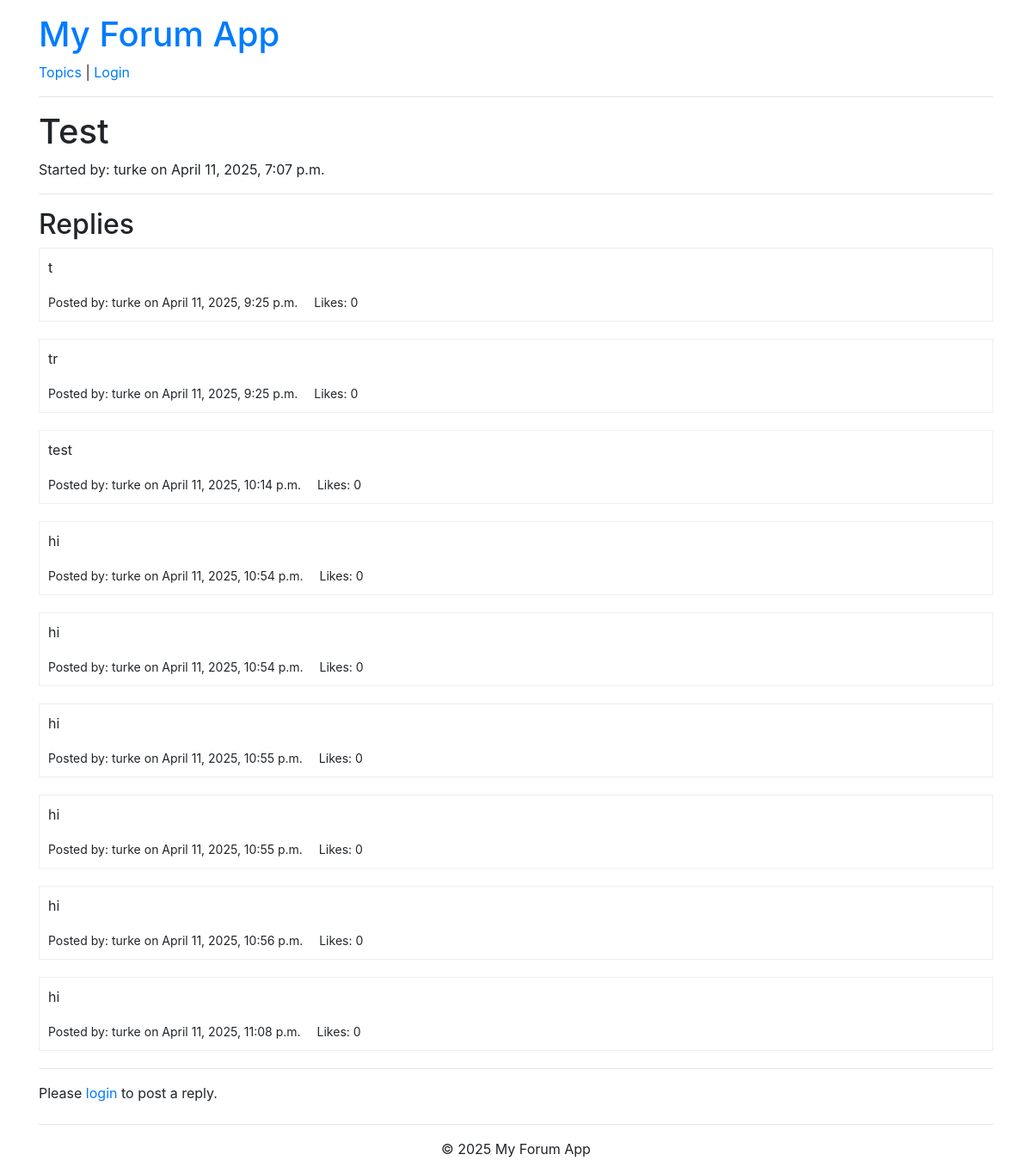
Page /topic/1/ on the earlier database version.
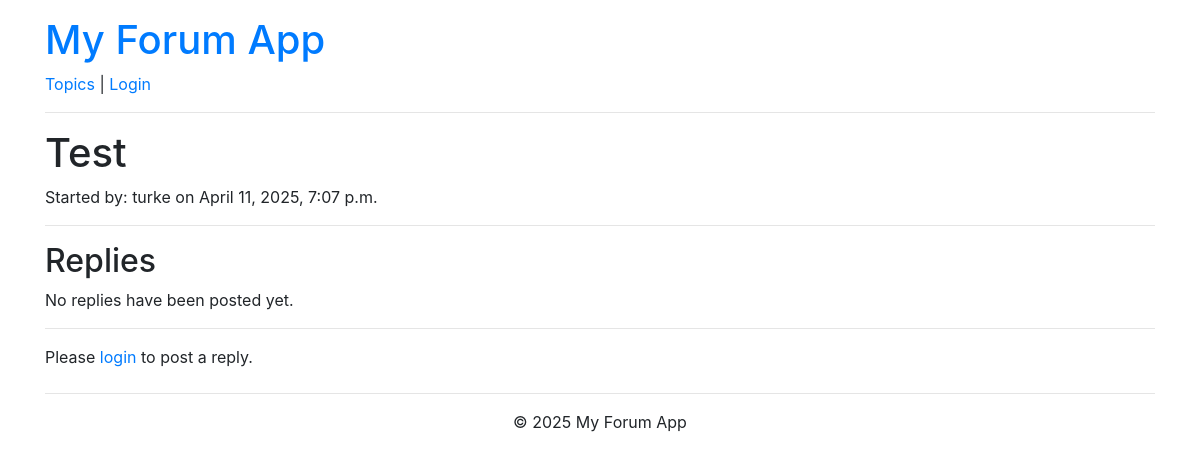
Same page on the later database version.
### posts/models.py (models this page shows, shortened)
class Topic(models.Model):
    title = models.CharField(max_length=200) # text, max 200 chars
    author = models.ForeignKey(User, related_name='topics', on_delete=models.CASCADE) # link to user who created (delete topic if user deleted)
    created_at = models.DateTimeField(auto_now_add=True) # record creation time auto (once)
    updated_at = models.DateTimeField(auto_now=True) # record but for update (every save)

class Post(models.Model):
    content = models.TextField() # field for potentially long text content
    author = models.ForeignKey(User, related_name='posts', on_delete=models.CASCADE) # link to user who wrote post (delete post if user deleted)
    topic = models.ForeignKey(Topic, related_name='posts', on_delete=models.CASCADE) # link to topic post belongs to (delete post if topic deleted)
    created_at = models.DateTimeField(auto_now_add=True) # record creation time auto (once)
    updated_at = models.DateTimeField(auto_now=True) # record update time auto (every save)
    liked = models.ManyToManyField(User, related_name='liked_posts', default=None, blank=True) # likes
    def get_photos(self):
        return self.photo_set.all()
    @property
    def like_count(self):
        return self.liked.count() # counts number via the liked
    class Meta:
        ordering = ['created_at'] # default ordering when fetched from DB (oldest first)

### posts/views.py (the view, shortened to what this page needs)
# urls.py: path('topic/<int:pk>/', views.topic_detail, name='topic_detail'),
def topic_detail(request, pk):
    topic = get_object_or_404(Topic, pk=pk) # get Topic by ID or show 404 if not found
    posts = topic.posts.all().order_by('created_at')  # get all posts for this topic, sorted by oldest first
    form = PostForm()
    context = {
        'topic': topic, # pass topic object
        'posts': posts, # and list of related post
        'form': form, # form too
    }
    return render(request, 'posts/topic_detail.html', context) # show the 'topic_detail' page with the given data

### posts/templates/posts/topic_detail.html (shortened to what this page needs)
{% extends 'base.html' %}
{% load crispy_forms_tags %}
{% load static %}
{% block content %}
<h1>{{ topic.title }}</h1>
<p>
    Started by: {{ topic.author.username }}
    on {{ topic.created_at|date:"F j, Y, P" }}
</p>
<hr>
<h2>Replies</h2>
<div id="posts-container">
    {% if posts %}
    {% for post in posts %}
    <div class="post-container" style="margin-bottom: 20px; border: 1px solid #eee; padding: 10px;" id="post-{{ post.pk }}">
        <p id="post-content-{{ post.pk }}">{{ post.content|linebreaksbr }}</p>
        <small>
            Posted by: {{ post.author.username }}
            on {{ post.created_at|date:"F j, Y, P" }}
            <span style="margin-left: 15px;">
                Likes: <span id="like-count-{{ post.pk }}">{{ post.like_count }}</span>
            </span>
        </small>
    </div>
    {% endfor %}
    {% else %}
    <p>No replies have been posted yet.</p>
    {% endif %}
</div>
<hr>
{% if user.is_authenticated %}
<button type="button" class="btn btn-primary mb-3" data-toggle="modal" data-target="#createPostModal">
    Add Reply
</button>
<div class="modal fade" id="createPostModal" tabindex="-1" aria-labelledby="createPostModalLabel" aria-hidden="true">
    <div class="modal-dialog">
        <div class="modal-content">
            <form method="post" id="post-reply-form" class="dropzone" enctype="multipart/form-data">
                {% csrf_token %}
                <div class="modal-header">
                    <h5 class="modal-title" id="createPostModalLabel">Create a New Post</h5>
                    <button type="button" class="close" data-dismiss="modal" aria-label="Close">
                        <span aria-hidden="true">×</span>
                    </button>
                </div>
                <div class="modal-body">
                    {% crispy form %}
                    <hr>
                    <label>Upload Photos (Optional):</label>
                    <div class="fallback">
                        <input name="file" type="file" multiple />
                    </div>
                    <div class="dz-message" data-dz-message><span>Click or drop files here</span></div>
                </div>
                <div class="modal-footer">
                    <button type="button" class="btn btn-secondary" data-dismiss="modal">Close</button>
                    <button type="button" class="btn btn-primary" id="post-reply-submit-button">Post Reply</button>
                </div>
            </form>
        </div>
    </div>
</div>
{% else %}
<p>Please <a href="{% url 'login' %}?next={{ request.path }}">login</a> to post a reply.</p>
{% endif %}
{% endblock content %}

### templates/base.html (shortened to what this page needs)
<!DOCTYPE html>
<html lang="en">
<head>
    <link href="https://cdn.jsdelivr.net/npm/bootstrap@4.6.2/dist/css/bootstrap.min.css" rel="stylesheet">
    <link rel="stylesheet" href="https://unpkg.com/dropzone@5/dist/min/dropzone.min.css" type="text/css" />
</head>
<body>
    <header class="container mt-3">
        <h1><a href="/">My Forum App</a></h1>
        <nav>
            <a href="{% url 'posts:topic_list' %}">Topics</a> |
            {% if user.is_authenticated %}
            <span>Hi {{ user.username }}!</span>
            <form action="{% url 'logout' %}" method="post" style="display: inline;">
                {% csrf_token %}
                <button type="submit" class="btn btn-sm btn-secondary">Logout</button>
            </form>
            {% else %}
            <a href="{% url 'login' %}">Login</a>
            {% endif %}
        </nav>
        <hr>
    </header>
    <main class="container mt-3">
        {% block content %}{% endblock content %}
    </main>
    <footer class="container mt-4 text-center">
        <hr>
        <p>© {% now "Y" %} My Forum App</p>
    </footer>
</body>
</html>

Differences in the rows shown:
removed Post: content "t", author.username "turke", created_at "April 11, 2025, 9:25 p.m.", like_count "0"
removed Post: content "tr", author.username "turke", created_at "April 11, 2025, 9:25 p.m.", like_count "0"
removed Post: content "test", author.username "turke", created_at "April 11, 2025, 10:14 p.m.", like_count "0"
removed Post: content "hi", author.username "turke", created_at "April 11, 2025, 10:54 p.m.", like_count "0"
removed Post: content "hi", author.username "turke", created_at "April 11, 2025, 10:54 p.m.", like_count "0"
removed Post: content "hi", author.username "turke", created_at "April 11, 2025, 10:55 p.m.", like_count "0"
removed Post: content "hi", author.username "turke", created_at "April 11, 2025, 10:55 p.m.", like_count "0"
removed Post: content "hi", author.username "turke", created_at "April 11, 2025, 10:56 p.m.", like_count "0"
removed Post: content "hi", author.username "turke", created_at "April 11, 2025, 11:08 p.m.", like_count "0"
Other differences:
text now shown: "No replies have been posted yet."
